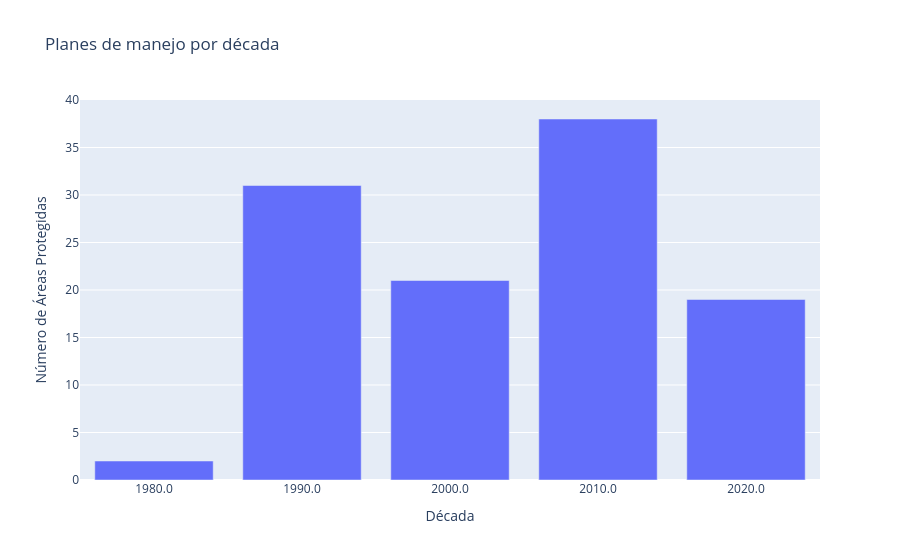

Notebook cell for this chart:
### Code cell
import plotly.express as px

df_plot["decada"] = (df_plot["anio_ultimo"] // 10) * 10
conteo_decadas = df_plot["decada"].value_counts().sort_index()

fig = px.bar(
    x=conteo_decadas.index.astype(str),
    y=conteo_decadas.values,
    labels={"x": "Década", "y": "Número de Áreas Protegidas"},
    title="Planes de manejo por década",
)
fig.show()

### Figure 1 — Plotly figure (JSON) as saved in the notebook; plotly's stock layout.template omitted (floating-point values rounded to 4 significant figures)
{"data": [{"hovertemplate": "Década=%{x}<br>Número de Áreas Protegidas=%{y}<extra></extra>", "legendgroup": "", "marker": {"color": "#636efa", "pattern": {"shape": ""}}, "name": "", "orientation": "v", "showlegend": false, "textposition": "auto", "type": "bar", "x": ["1980.0", "1990.0", "2000.0", "2010.0", "2020.0"], "xaxis": "x", "y": [2, 31, 21, 38, 19], "yaxis": "y"}], "layout": {"barmode": "relative", "legend": {"tracegroupgap": 0}, "title": {"text": "Planes de manejo por década"}, "xaxis": {"anchor": "y", "domain": [0, 1], "title": {"text": "Década"}}, "yaxis": {"anchor": "x", "domain": [0, 1], "title": {"text": "Número de Áreas Protegidas"}}}}
